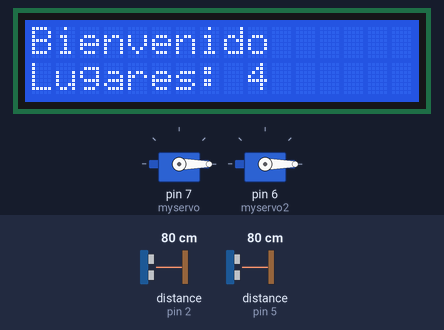
This sketch was run on a simulated Arduino Uno, built with avr-gcc and run on an emulated ATmega328P. Parts: 16×2 character LCD, 2 × servo. Wiring (inferred from the names in the program): 2 × ultrasonic range finder: trigger pin 3, echo pin 2 / trigger pin 4, echo pin 5. Inputs (shaded band) come from the test bench; at power-on: distance to the obstacle (sensors on pin 2, pin 5) 80 cm. The echo pulse lasts 58.3 µs per cm; what the sketch prints to the serial monitor is not drawn.

Above: at 1.2 s.
1.3 s: distance to the obstacle (sensor on pin 2) set to 7 cm
2.8 s: distance to the obstacle (sensor on pin 2) set to 4 cm
At 4.1 s:
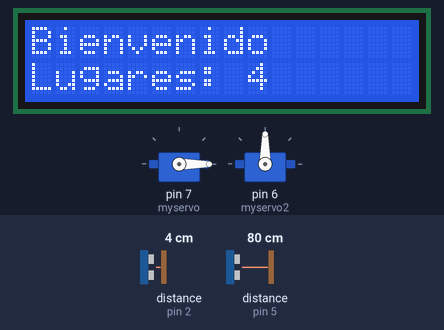
4.5 s: distance to the obstacle (sensor on pin 5) set to 8 cm
7.5 s: distance to the obstacle (sensor on pin 5) set to 5 cm
At 9.9 s:
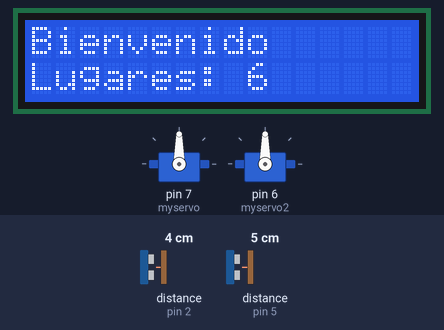
Timing chart, 0 to 11.4 s (numbered marks = the images above; inputs shaded):
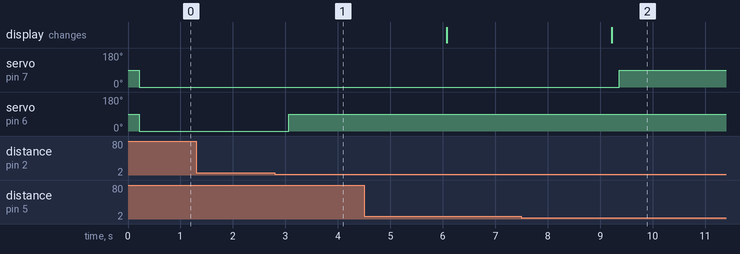

Measured:
- the behaviour switches between 6 and 5 cm on distance to the obstacle (sensor on pin 2) (found by bisection; images 0 and 1)
- the behaviour switches between 7 and 6 cm on distance to the obstacle (sensor on pin 5) (found by bisection; images 1 and 2)
- after the input at 1.3 s, every drawn part: stays the same
- after the input at 2.8 s, servo on pin 6 (myservo2): 0° → 90° after 0.27 s
- after the input at 7.5 s, servo on pin 7 (myservo): 0° → 90° after 1.9 s

The sketch:

Sensor_Ultrasonico_y_Servomotor.ino
```cpp
#include <Servo.h>
#include <LiquidCrystal.h>
LiquidCrystal lcd (8, 9, 10, 11, 12, 13);

const int trigPin = 4;
const int echoPin = 5;

const int trigPin2 = 3;
const int echoPin2 = 2;

Servo myservo;
Servo myservo2;
int pos = 0;
int pos2 = 0;
int lugares = 4;
int casa = 1;

void setup() {
  lcd.begin (16, 2);

  Serial.begin(9600);
  myservo.attach(7);
  myservo2.attach(6);
}

void loop() {

  lcd.setCursor(0, 0);
  lcd.print ("Bienvenido");
  lcd.setCursor(0, 1);
  lcd.print ("Lugares:");
  lcd.setCursor(9, 1);
  lcd.print (lugares);

  // Medidas Primer Servo
  long duration, inches, cm;
  pinMode(trigPin, OUTPUT);
  digitalWrite(trigPin, LOW);
  delayMicroseconds(2);
  digitalWrite(trigPin, HIGH);
  delayMicroseconds(10);
  digitalWrite(trigPin, LOW);
  pinMode(echoPin, INPUT);
  duration = pulseIn(echoPin, HIGH);
  inches = microsecondsToInches(duration);
  cm = microsecondsToCentimeters(duration);

  // Medidas Segundo Servo
  long duration2, inches2, cm2;
  pinMode(trigPin2, OUTPUT);
  digitalWrite(trigPin2, LOW);
  delayMicroseconds(2);
  digitalWrite(trigPin2, HIGH);
  delayMicroseconds(10);
  digitalWrite(trigPin2, LOW);
  pinMode(echoPin2, INPUT);
  duration2 = pulseIn(echoPin2, HIGH);
  inches2 = microsecondsToInches(duration2);
  cm2 = microsecondsToCentimeters(duration2);

  Serial.print("Primer Ultrasonico , ");
  Serial.print(inches);
  Serial.print(" pulg. , ");
  Serial.print(cm);
  Serial.print(" cm");
  Serial.println();

  Serial.print("Segundo Ultrasonico , ");
  Serial.print(inches2);
  Serial.print(" pulg. , ");
  Serial.print(cm2);
  Serial.print(" cm");
  Serial.println();

  Serial.print("Lugares libres : ");
  Serial.print(lugares);
  Serial.print(" , ");
  Serial.println();
  Serial.println("---------------------------------------------------------------------------------------------");

  if (lugares <= 0) {
    myservo.write(0);
  }
  else {
    if (cm <= 5) {
      myservo.write(90);
      delay(3000);
      lugares--;
    }

    else if (cm >= 5) {
      myservo.write(0);
    }
  }

  if (cm2 <= 5) {
    myservo2.write(90);
    delay(3000);
    lugares++;
  }

  else if (cm2 >= 5) {
    myservo2.write(0);
  }

  delay(10);
}

/////////////////////////////////////////////////////////////
long microsecondsToInches(long microseconds)
{
  return microseconds / 74 / 2;
}
long microsecondsToCentimeters(long microseconds)
{
  return microseconds / 29 / 2;
}
```
